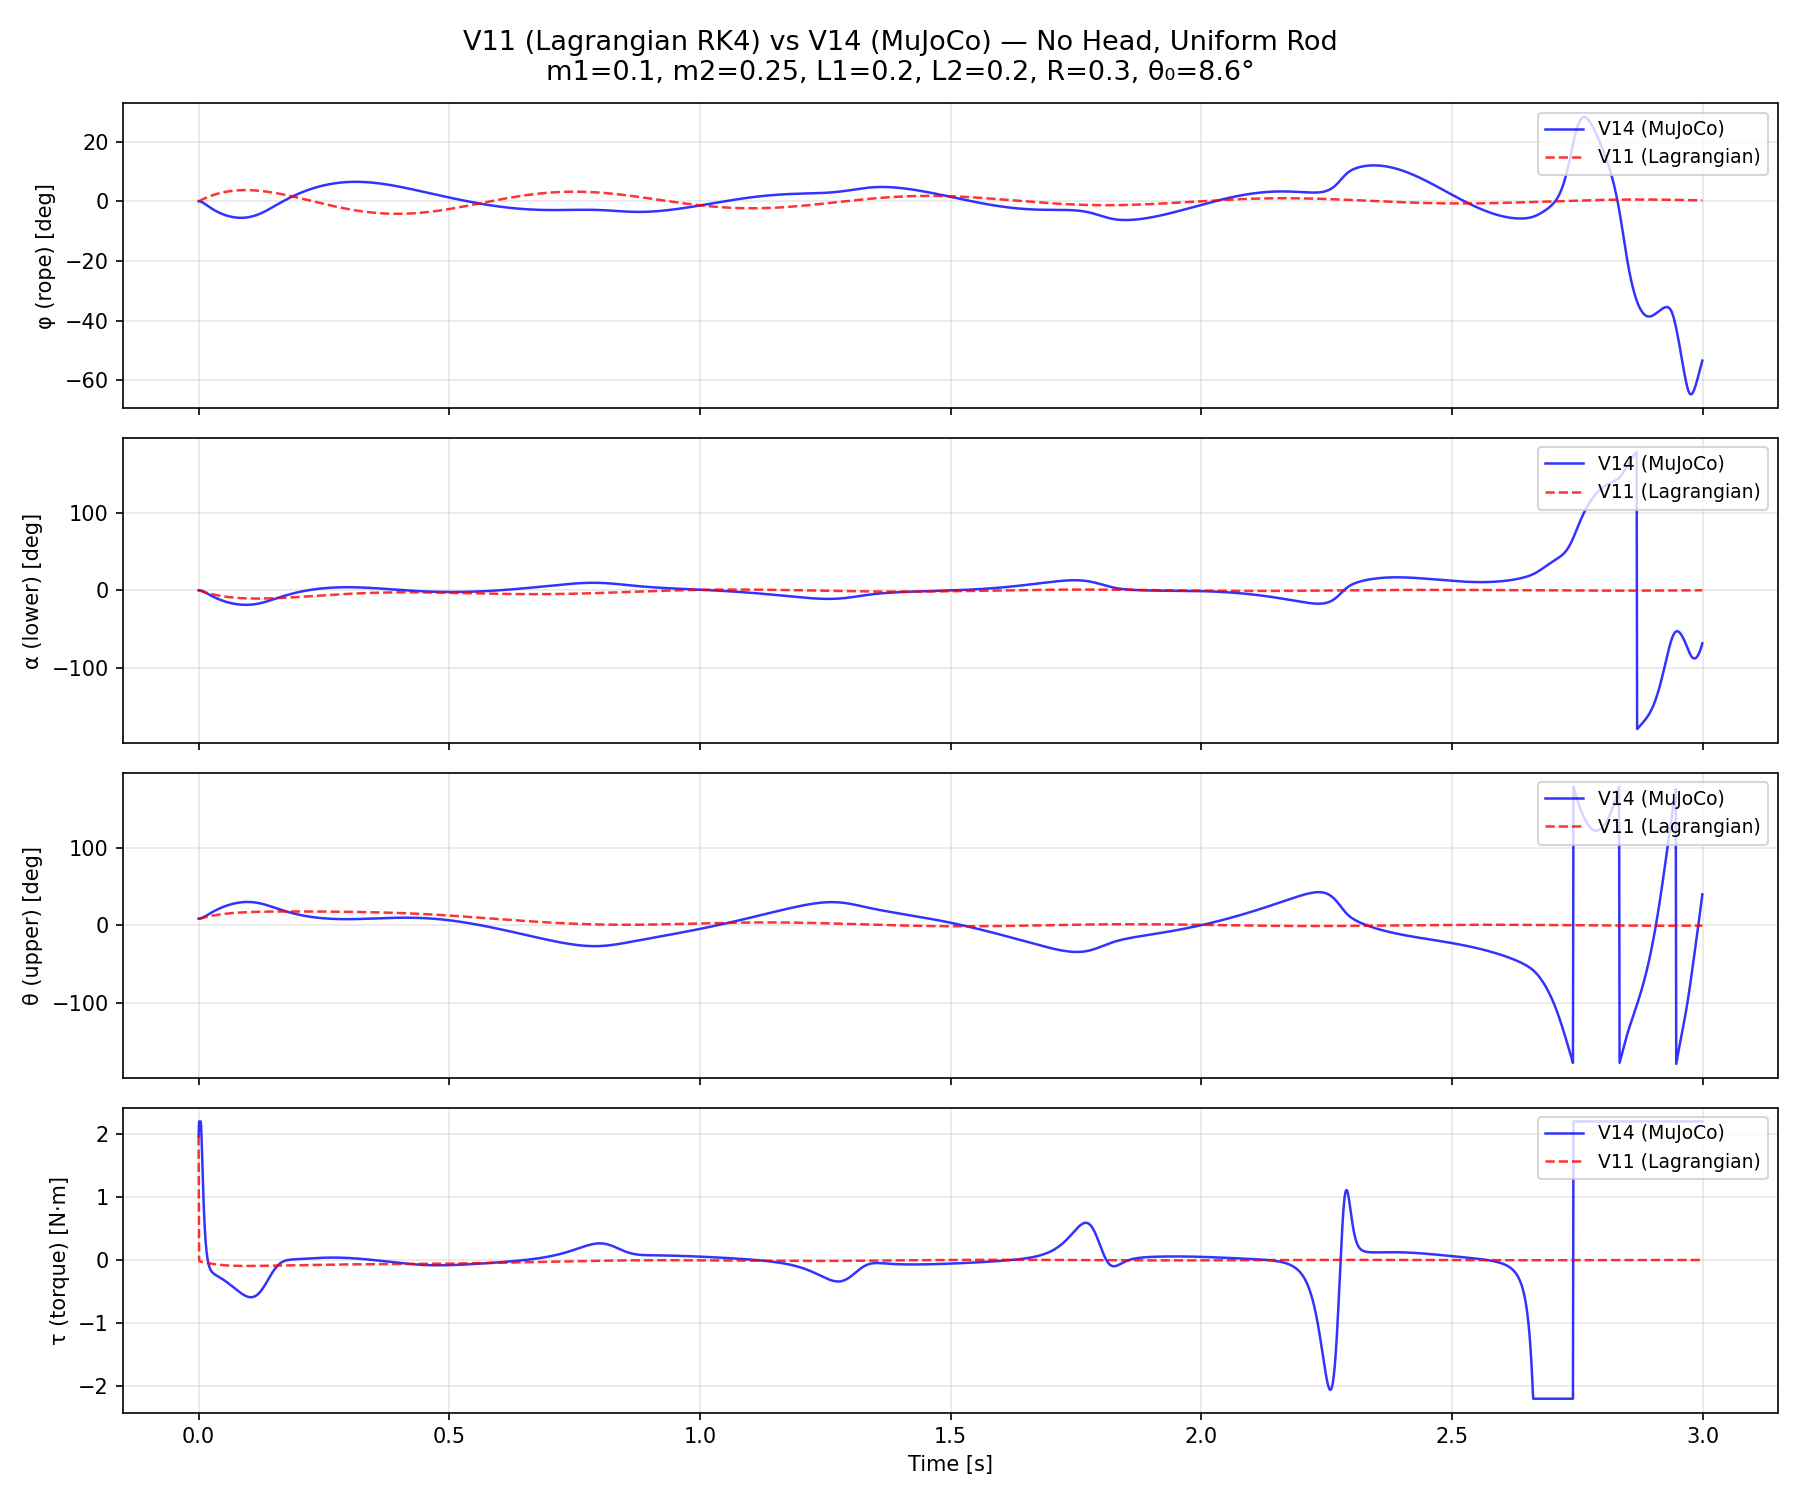

The script that saved this image:
"""
V11 vs V14 비교 테스트 (머리 없음, 균일 봉 모델)
"""
import numpy as np
import matplotlib
matplotlib.use('Agg')
import matplotlib.pyplot as plt
from scipy.linalg import solve_discrete_are, expm

# ============================================================
#  Common Parameters (NO HEAD)
# ============================================================
M1 = 0.1;  M2 = 0.25
L1 = 0.2;  L2 = 0.2
BD = 0.1
R_TGT = 0.3
B_THETA = 0.01
GRAV = 9.81
DT = 0.001
THETA0 = np.radians(8.6)
ALPHA0 = 0.0
TAU_MAX = 2.2
Q_DIAG = [1, 50, 50, 0.1, 5, 5]
R_COST = 0.001
T_END = 3.0

# Derived
LC1 = L1/2;  LC2 = L2/2
I1 = M1*L1**2/12;  I2 = M2*L2**2/12

# ============================================================
#  LQR Gain — V14 방식 그대로 (v14_mujoco.py 복사)
# ============================================================
def compute_lqr_v14():
    """v14_mujoco.py의 compute_lqr() 그대로 복사"""
    R = R_TGT
    m2e = M2; lc2e = LC2; i2e = I2  # no head
    p1 = M1*LC1 + m2e*L1; p2 = m2e*lc2e; p3 = m2e*L1*lc2e; Mt = M1+m2e
    print(f"[LQR] M2_eff={m2e}, LC2_eff={lc2e}, I2_eff={i2e:.6f}")
    print(f"[LQR] p1={p1}, p2={p2}, p3={p3}, Mt={Mt}")
    
    M_eq = np.array([
        [Mt*R**2,               R*p1,           R*p2],
        [R*p1, M1*LC1**2+I1+m2e*L1**2,         p3],
        [R*p2,                  p3,    m2e*lc2e**2+i2e]])
    G_mat = np.array([[-Mt*GRAV*R,0,0],[0,p1*GRAV,0],[0,0,p2*GRAV]])
    D_mat = np.diag([0, 0, -B_THETA])
    E_mat = np.array([[0],[-1],[1]])
    
    Mi = np.linalg.inv(M_eq); n = 6
    print(f"[LQR] M_inv @ E = {(Mi @ E_mat).flatten()}")
    
    Ac = np.zeros((n,n)); Bc = np.zeros((n,1))
    Ac[:3,3:] = np.eye(3)
    Ac[3:,:3] = Mi @ G_mat; Ac[3:,3:] = Mi @ D_mat; Bc[3:,:] = Mi @ E_mat
    
    Z = np.zeros((n+1,n+1)); Z[:n,:n]=Ac*DT; Z[:n,n:]=Bc*DT
    eZ = expm(Z); Ad=eZ[:n,:n]; Bd=eZ[:n,n:n+1]
    Q = np.diag(Q_DIAG); Rc = np.array([[R_COST]])
    P = solve_discrete_are(Ad, Bd, Q, Rc)
    K = np.linalg.inv(Rc + Bd.T@P@Bd) @ (Bd.T@P@Ad)
    
    # 안정성 체크 (phi flip 전)
    eigs_raw = sorted(abs(e) for e in np.linalg.eigvals(Ad - Bd@K))
    print(f"[LQR] K_raw (before phi flip) = [{', '.join(f'{k:.4f}' for k in K[0])}]")
    print(f"[LQR] Raw eigs: {[f'{e:.4f}' for e in eigs_raw]}")
    
    K[0,0] *= -1; K[0,3] *= -1  # phi convention
    print(f"[LQR] K_v14 (after phi flip) = [{', '.join(f'{k:.4f}' for k in K[0])}]")
    return K[0], Ad, Bd

K_v14, Ad, Bd = compute_lqr_v14()

# V11용: phi flip을 하지 않은 원본 K
K_v11 = K_v14.copy()
K_v11[0] *= -1;  K_v11[3] *= -1  # undo phi flip → raw K
print(f"\n[V11] K = [{', '.join(f'{k:.4f}' for k in K_v11)}]")

# 초기 토크 확인
x0_v11 = np.array([0, 0, THETA0, 0, 0, 0])
tau0_v11 = -float(K_v11 @ x0_v11)
print(f"[V11] Initial tau = -K@x0 = {tau0_v11:.4f} N·m")
print(f"  → theta0={np.degrees(THETA0):.1f}°, 양수 tau = 상체 오른쪽 가속")
print(f"  → 올바른 방향: theta>0이면 tau<0 (왼쪽으로 복원)")
if tau0_v11 > 0 and THETA0 > 0:
    print("  ⚠ 토크 방향이 반대! E 행렬 부호 확인 필요")

# ============================================================
#  V11: Lagrangian RK4 Simulation
# ============================================================
def run_v11():
    m1, m2 = M1, M2
    l1, l2 = L1, L2
    R = R_TGT; g = GRAV
    ell1 = l1/2; ell2 = l2/2
    i1 = m1*l1**2/12; i2 = m2*l2**2/12
    Mt = m1 + m2
    
    def derivs(state, tau):
        phi, alpha, theta, pd, ad, td = state
        ca = np.cos(alpha); sa = np.sin(alpha)
        ct = np.cos(theta); st = np.sin(theta)
        cat = np.cos(alpha - theta)
        p1 = m1*ell1 + m2*l1; p2 = m2*ell2; p3 = m2*l1*ell2
        
        M = np.array([
            [Mt*R**2, R*p1*ca, R*p2*ct],
            [R*p1*ca, m1*ell1**2+i1+m2*l1**2, p3*cat],
            [R*p2*ct, p3*cat, m2*ell2**2+i2]])
        
        f1 = -Mt*g*R*np.sin(phi) - R*p1*sa*ad**2 - R*p2*st*td**2
        f2 = p1*g*sa - p3*np.sin(alpha-theta)*td**2 - tau
        f3 = p2*g*st + p3*np.sin(alpha-theta)*ad**2 + tau - B_THETA*td
        
        accel = np.linalg.solve(M, [f1, f2, f3])
        return np.array([pd, ad, td, accel[0], accel[1], accel[2]])
    
    def rk4(state, tau, dt):
        k1 = derivs(state, tau)
        k2 = derivs(state + 0.5*dt*k1, tau)
        k3 = derivs(state + 0.5*dt*k2, tau)
        k4 = derivs(state + dt*k3, tau)
        return state + (dt/6)*(k1 + 2*k2 + 2*k3 + k4)
    
    N = int(T_END / DT)
    state = np.array([0.0, ALPHA0, THETA0, 0.0, 0.0, 0.0])
    log = np.zeros((N, 8))
    
    for i in range(N):
        tau = -float(K_v11 @ state)
        tau = np.clip(tau, -TAU_MAX, TAU_MAX)
        log[i] = [i*DT, *state, tau]
        state = rk4(state, tau, DT)
        if np.any(np.isnan(state)) or np.any(np.abs(state[:3]) > 2*np.pi):
            print(f"V11 diverged at t={i*DT:.3f}s"); log = log[:i+1]; break
    return log

# ============================================================
#  V14: MuJoCo Simulation (v14_mujoco.py의 XML 그대로)
# ============================================================
def run_v14():
    import mujoco
    
    HALF_POLE = 0.8 / 2.0
    ROPE_HORIZ = HALF_POLE - BD/2.0
    ROPE_VERT = R_TGT
    POLE_H = 1.0
    FOOT_Z = POLE_H - ROPE_VERT
    lw2 = (L1/4)/2; uw2 = (L2/4)/2; bd2 = BD/2
    rh = ROPE_HORIZ; rv = ROPE_VERT; hp = HALF_POLE
    
    xml = f"""<?xml version="1.0"?>
<mujoco model="slackline_v14_nohead">
  <option gravity="0 0 -{GRAV}" timestep="{DT}" iterations="200" tolerance="1e-10">
    <flag contact="disable"/>
  </option>
  <default>
    <geom contype="0" conaffinity="0"/>
    <joint damping="0" armature="0.001"/>
  </default>
  <worldbody>
    <geom type="plane" size="5 5 0.01" rgba="0.3 0.3 0.35 1" contype="1" conaffinity="1"/>
    <geom name="pole_a" type="cylinder" pos="0 {hp} {POLE_H/2}" size="0.01 {POLE_H/2}"/>
    <geom name="pole_b" type="cylinder" pos="0 {-hp} {POLE_H/2}" size="0.01 {POLE_H/2}"/>
    <body name="rope_a_mount" pos="0 {hp} {POLE_H}">
      <joint name="phi_Y" type="hinge" axis="0 1 0"/>
      <joint name="rope_a_X" type="hinge" axis="1 0 0"/>
      <geom name="rope_a" type="capsule" size="0.005"
            fromto="0 0 0 0 {-rh} {-rv}" rgba="1 0.8 0 1" mass="0.01"/>
      <body name="lower_body" pos="0 {-rh} {-rv}">
        <joint name="ankle" type="hinge" axis="0 1 0"/>
        <geom name="lower_geom" type="box" size="{lw2} {bd2} {L1/2}"
              pos="0 {-bd2} {L1/2}" mass="{M1}" rgba="0.02 0.84 0.63 0.8"/>
        <body name="ankle_b_target" pos="0 {-BD} 0"/>
        <geom name="hip_cyl" type="cylinder" size="0.008 0.008"
              pos="0 {-bd2} {L1}" euler="90 0 0" rgba="1 0.75 0.04 1" mass="0.01"/>
        <body name="upper_body" pos="0 {-bd2} {L1}">
          <joint name="hip" type="hinge" axis="0 1 0" damping="{B_THETA}"/>
          <geom name="upper_geom" type="box" size="{uw2} {bd2} {L2/2}"
                pos="0 0 {L2/2}" mass="{M2}" rgba="0.51 0.22 0.93 0.8"/>
        </body>
      </body>
    </body>
    <body name="rope_b_mount" pos="0 {-hp} {POLE_H}">
      <joint name="rope_b_Y" type="hinge" axis="0 1 0"/>
      <joint name="rope_b_X" type="hinge" axis="1 0 0"/>
      <geom name="rope_b" type="capsule" size="0.005"
            fromto="0 0 0 0 {rh} {-(POLE_H - FOOT_Z)}" rgba="1 0.8 0 1" mass="0.01"/>
      <body name="rope_b_end" pos="0 {rh} {-(POLE_H - FOOT_Z)}"/>
    </body>
  </worldbody>
  <equality>
    <connect body1="rope_b_end" body2="ankle_b_target" anchor="0 0 0"
             solref="0.001 1" solimp="0.999 0.999 0.0001"/>
  </equality>
  <actuator>
    <motor name="hip_motor" joint="hip" ctrlrange="{-TAU_MAX} {TAU_MAX}" ctrllimited="true" gear="1"/>
  </actuator>
</mujoco>"""
    
    model = mujoco.MjModel.from_xml_string(xml)
    data = mujoco.MjData(model)
    
    # 초기 조건 설정
    hip_jid = model.joint('hip').id
    ankle_jid = model.joint('ankle').id
    data.qpos[model.jnt_qposadr[hip_jid]] = THETA0 - ALPHA0
    data.qpos[model.jnt_qposadr[ankle_jid]] = ALPHA0
    mujoco.mj_forward(model, data)
    
    # 초기 상태 확인
    x0 = get_mj_state(model, data)
    print(f"\n[V14] Initial state: phi={np.degrees(x0[0]):.2f}° alpha={np.degrees(x0[1]):.2f}° theta={np.degrees(x0[2]):.2f}°")
    tau0 = -float(K_v14 @ x0)
    print(f"[V14] Initial tau = {tau0:.4f} N·m")
    
    N = int(T_END / DT)
    log = np.zeros((N, 8))
    
    for i in range(N):
        x = get_mj_state(model, data)
        tau = -float(K_v14 @ x)
        tau = np.clip(tau, -TAU_MAX, TAU_MAX)
        data.ctrl[0] = tau
        log[i] = [data.time, *x, tau]
        mujoco.mj_step(model, data)
    
    return log

def get_mj_state(model, data):
    phi = data.joint('phi_Y').qpos[0]
    phi_dot = data.joint('phi_Y').qvel[0]
    lb_id = model.body('lower_body').id
    xmat = data.xmat[lb_id].reshape(3,3)
    alpha = np.arctan2(-xmat[2,0], xmat[2,2])
    ub_id = model.body('upper_body').id
    xmat_u = data.xmat[ub_id].reshape(3,3)
    theta = np.arctan2(-xmat_u[2,0], xmat_u[2,2])
    alpha_dot = data.cvel[lb_id][1]
    theta_dot = data.cvel[ub_id][1]
    return np.array([phi, alpha, theta, phi_dot, alpha_dot, theta_dot])

# ============================================================
#  Run & Plot
# ============================================================
print("\n=== Running V11 (Lagrangian RK4, no head) ===")
log11 = run_v11()
print(f"V11: {len(log11)} steps completed")

print("\n=== Running V14 (MuJoCo, no head) ===")
log14 = run_v14()
print(f"V14: {len(log14)} steps completed")

fig, axes = plt.subplots(4, 1, figsize=(12, 10), sharex=True)
fig.suptitle('V11 (Lagrangian RK4) vs V14 (MuJoCo) — No Head\n'
             f'm1={M1}, m2={M2}, L1={L1}, L2={L2}, R={R_TGT}, θ₀={np.degrees(THETA0):.1f}°',
             fontsize=13)

labels = ['φ (rope)', 'α (lower)', 'θ (upper)', 'τ (torque)']
indices = [1, 2, 3, 7]
ylabels = ['deg', 'deg', 'deg', 'N·m']

for ax, label, idx, yl in zip(axes, labels, indices, ylabels):
    d14 = log14[:, idx]; d11 = log11[:, idx]
    if yl == 'deg': d14 = np.degrees(d14); d11 = np.degrees(d11)
    ax.plot(log14[:, 0], d14, 'b-', alpha=0.8, lw=1.2, label='V14 (MuJoCo)')
    ax.plot(log11[:, 0], d11, 'r--', alpha=0.8, lw=1.2, label='V11 (Lagrangian)')
    ax.set_ylabel(f'{label} [{yl}]')
    ax.legend(loc='upper right', fontsize=9)
    ax.grid(True, alpha=0.3)

axes[-1].set_xlabel('Time [s]')
plt.tight_layout()
plt.savefig('compare_v11_v14.png', dpi=150)
print(f"\nSaved: compare_v11_v14.png")
plt.close()
